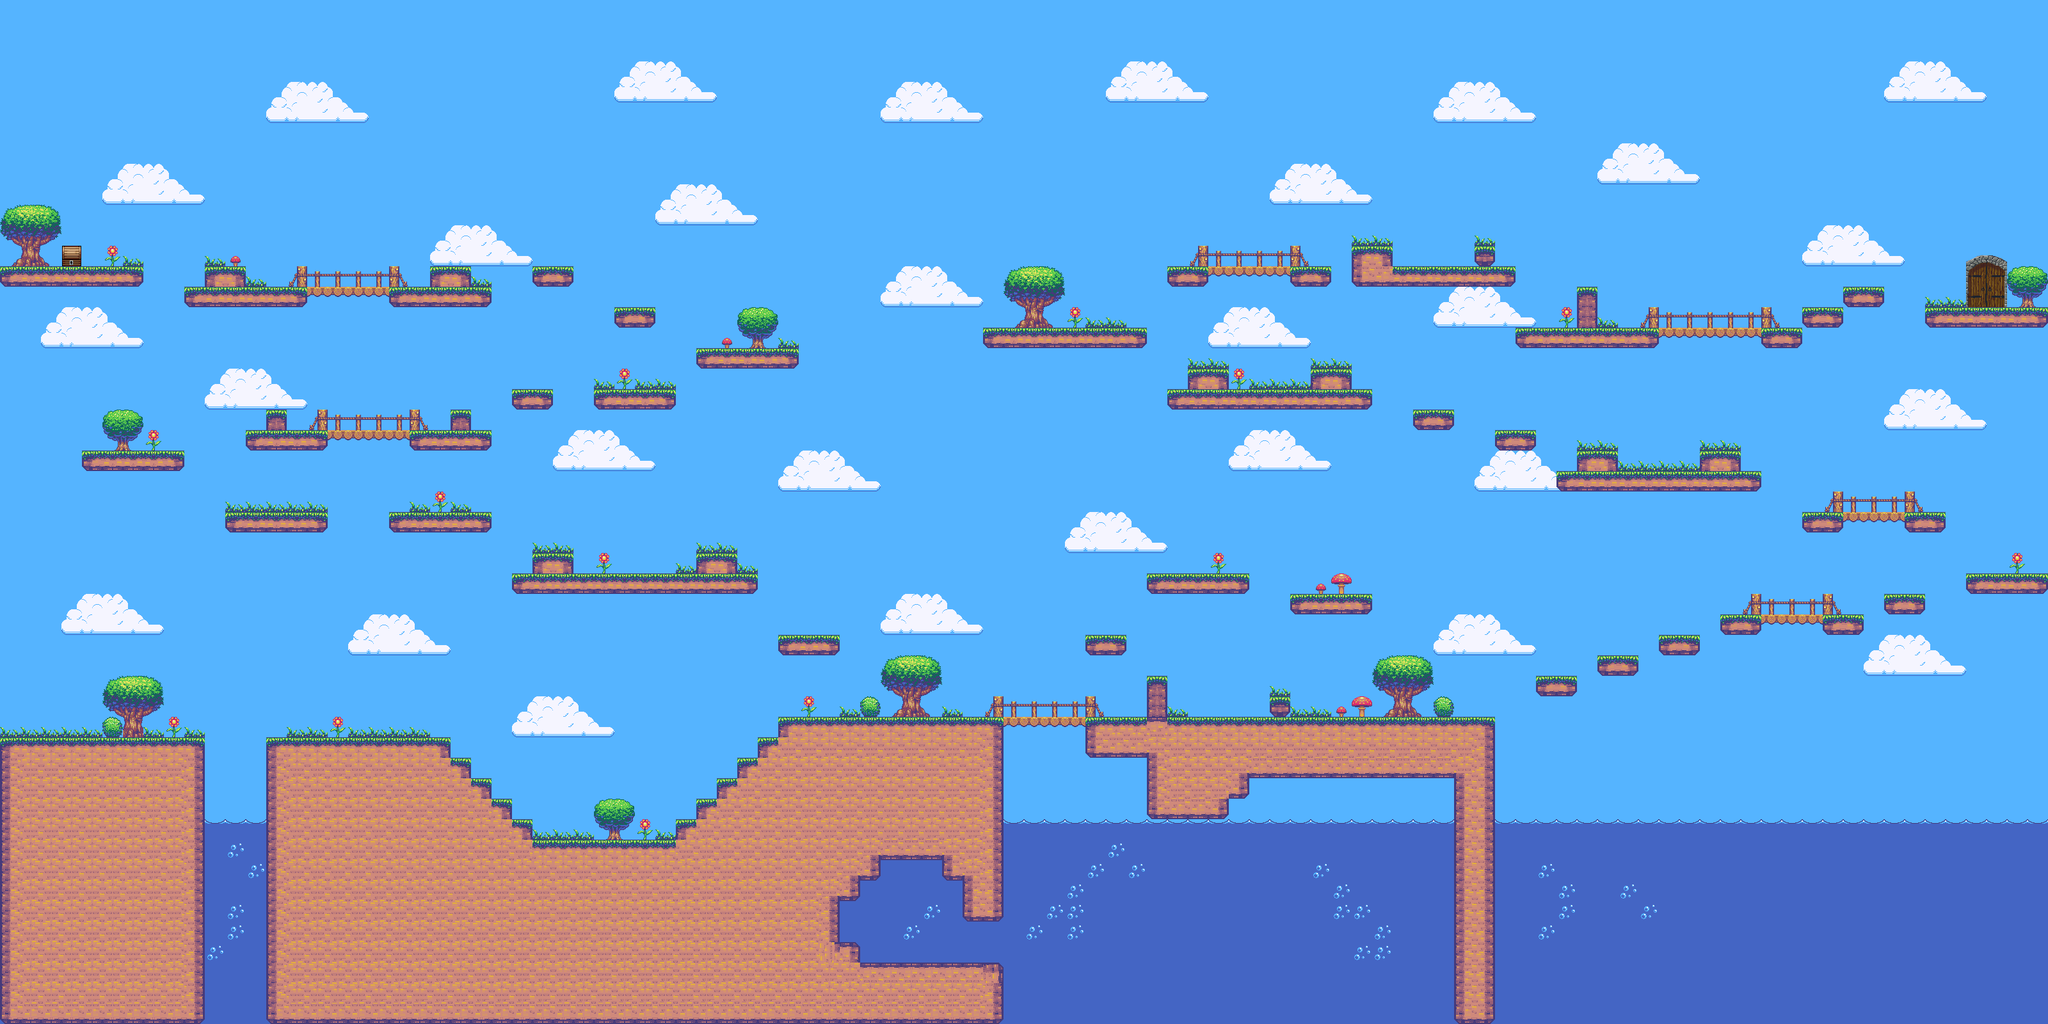

Below is a game level as drawn by its tile map, then a one-line description and the .tmx that defines it (tile-layer data replaced by summaries):
An orthogonal 100x50 tile map with 32x32 px tiles, 3 tile layers (bakgrunn, dekor, statisk), 3 tilesets and 101 objects (chest, skeleton).

<map version="1.9" tiledversion="1.9.2" orientation="orthogonal" renderorder="right-down" width="100" height="50" tilewidth="32" tileheight="32" infinite="0" nextlayerid="13" nextobjectid="157">
 <tileset firstgid="1" source="TileKit.tsx" />
 <tileset firstgid="229" source="castledoors.tsx" />
 <tileset firstgid="235" source="chest.tsx" />
 <layer id="1" name="bakgrunn" width="100" height="50">
  <data>[5000 cells, 5000 non-empty, 4 distinct tile ids]</data>
 </layer>
 <layer id="3" name="dekor" width="100" height="50">
  <data>[5000 cells, 447 non-empty, 35 distinct tile ids]</data>
 </layer>
 <objectgroup id="11" name="chest">
  <object id="152" name="chest" x="96" y="384">
   <polygon points="0,0 32,0 32,32 0,32" />
  </object>
 </objectgroup>
 <objectgroup id="6" name="player">
  <object id="137" x="99.5" y="1123" width="23.625" height="25.625" />
 </objectgroup>
 <layer id="2" name="statisk" width="100" height="50">
  <data>[5000 cells, 920 non-empty, 25 distinct tile ids]</data>
 </layer>
 <objectgroup id="12" name="deathzone">
  <object id="155" x="2336" y="1472">
   <polygon points="0,0 864,0 864,32 0,32" />
  </object>
  <object id="156" x="320" y="1478.67">
   <polygon points="0,-6.66667 0,25.3333 96,25.3333 96,-6.66667" />
  </object>
 </objectgroup>
 <objectgroup id="8" name="static">
  <object id="67" x="0" y="1152">
   <polygon points="0,0 320,0 320,448 0,448" />
  </object>
  <object id="68" x="416" y="1152">
   <polygon points="0,0 288,0 288,448 0,448" />
  </object>
  <object id="69" x="704" y="1184">
   <polygon points="0,0 32,0 32,416 0,416" />
  </object>
  <object id="70" x="736" y="1216">
   <polygon points="0,0 32,0 32,384 0,384 0,0" />
  </object>
  <object id="71" x="768" y="1248">
   <polygon points="0,0 32,0 32,352 0,352" />
  </object>
  <object id="72" x="800" y="1280">
   <polygon points="0,0 32,0 32,320 0,320" />
  </object>
  <object id="73" x="832" y="1312">
   <polygon points="0,0 224,0 224,288 0,288" />
  </object>
  <object id="74" x="1056" y="1280">
   <polygon points="0,0 0,320 32,320 32,0" />
  </object>
  <object id="75" x="1088" y="1248">
   <polygon points="0,0 0,352 32,352 32,0" />
  </object>
  <object id="76" x="1120" y="1216">
   <polygon points="0,0 0,384 32,384 32,0" />
  </object>
  <object id="77" x="1152" y="1184">
   <polygon points="0,0 0,416 32,416 32,0" />
  </object>
  <object id="78" x="1184" y="1152">
   <polygon points="0,0 0,448 32,448 32,0" />
  </object>
  <object id="79" x="1216" y="1120">
   <polygon points="0,0 1120,0 1120,480 0,480" />
  </object>
  <object id="80" x="1792" y="1056">
   <polygon points="0,0 0,64 32,64 32,0" />
  </object>
  <object id="81" x="1984" y="1088">
   <polygon points="0,0 0,32 32,32 32,0" />
  </object>
  <object id="82" x="1216" y="992">
   <polygon points="0,0 0,32 96,32 96,0" />
  </object>
  <object id="83" x="1184" y="928">
   <polygon points="0,0 -384,0 -384,-32 0,-32" />
  </object>
  <object id="84" x="837" y="893">
   <polygon points="-5,3 -5,-29 59,-29 59,3" />
  </object>
  <object id="85" x="1088" y="896">
   <polygon points="0,0 0,-32 64,-32 64,0" />
  </object>
  <object id="86" x="512" y="768">
   <polygon points="0,64 0,32 -160,32 -160,64" />
  </object>
  <object id="87" x="288" y="704">
   <polygon points="0,0 0,32 -160,32 -160,0" />
  </object>
  <object id="88" x="384" y="672">
   <polygon points="0,0 384,0 384,32 0,32" />
  </object>
  <object id="89" x="416" y="640">
   <polygon points="0,0 0,32 32,32 32,0" />
  </object>
  <object id="90" x="704" y="640">
   <polygon points="0,0 0,32 32,32 32,0" />
  </object>
  <object id="91" x="800" y="608">
   <polygon points="0,0 0,32 64,32 64,0" />
  </object>
  <object id="92" x="608" y="800">
   <polygon points="0,0 0,32 160,32 160,0" />
  </object>
  <object id="93" x="928" y="608">
   <polygon points="0,0 0,32 128,32 128,0" />
  </object>
  <object id="94" x="1088" y="544">
   <polygon points="0,0 0,32 160,32 160,0" />
  </object>
  <object id="95" x="1024" y="480">
   <polygon points="0,0 0,32 -64,32 -64,0" />
  </object>
  <object id="96" x="896" y="416">
   <polygon points="0,0 0,32 -64,32 -64,0" />
  </object>
  <object id="97" x="767" y="451">
   <polygon points="0,0 1,29 -479,29 -479,-3" />
  </object>
  <object id="98" x="736" y="448">
   <polygon points="0,0 0,-32 -64,-32 -64,0" />
  </object>
  <object id="99" x="384" y="448">
   <polygon points="0,0 0,-32 -64,-32 -64,0" />
  </object>
  <object id="100" x="0" y="416">
   <polygon points="0,0 0,32 224,32 224,0" />
  </object>
  <object id="101" x="2400" y="1056">
   <polygon points="0,0 0,32 64,32 64,0" />
  </object>
  <object id="102" x="2496" y="1024">
   <polygon points="0,0 0,32 64,32 64,0" />
  </object>
  <object id="103" x="2592" y="992">
   <polygon points="0,0 0,32 64,32 64,0" />
  </object>
  <object id="104" x="2688" y="960">
   <polygon points="0,0 0,32 224,32 224,0" />
  </object>
  <object id="105" x="2944" y="928">
   <polygon points="0,0 0,32 64,32 64,0" />
  </object>
  <object id="106" x="3072" y="896">
   <polygon points="0,0 128,0 128,32 0,32" />
  </object>
  <object id="107" x="2816" y="800">
   <polygon points="0,0 0,32 224,32 224,0" />
  </object>
  <object id="108" x="2431" y="740">
   <polygon points="0,0 1,-4 1,28 321,28 321,-4" />
  </object>
  <object id="109" x="2464" y="736">
   <polygon points="0,0 0,-32 64,-32 64,0" />
  </object>
  <object id="110" x="2656" y="704">
   <polygon points="0,0 0,32 64,32 64,0" />
  </object>
  <object id="111" x="2336" y="672">
   <polygon points="0,0 64,0 64,32 0,32" />
  </object>
  <object id="112" x="2272" y="640">
   <polygon points="0,0 0,32 -64,32 -64,0" />
  </object>
  <object id="113" x="1824" y="608">
   <polygon points="0,0 0,32 320,32 320,0" />
  </object>
  <object id="114" x="1856" y="608">
   <polygon points="0,0 0,-32 64,-32 64,0" />
  </object>
  <object id="115" x="2048" y="576">
   <polygon points="0,0 0,32 64,32 64,0" />
  </object>
  <object id="116" x="1696" y="992">
   <polygon points="0,0 0,32 64,32 64,0" />
  </object>
  <object id="117" x="1792" y="896">
   <polygon points="0,0 0,32 160,32 160,0" />
  </object>
  <object id="118" x="2016" y="928">
   <polygon points="0,0 0,32 128,32 128,0" />
  </object>
  <object id="119" x="1536" y="512">
   <polygon points="0,0 0,32 256,32 256,0" />
  </object>
  <object id="120" x="1824" y="416">
   <polygon points="0,0 0,32 256,32 256,0" />
  </object>
  <object id="121" x="2112" y="384">
   <polygon points="0,0 0,64 64,64 64,0" />
  </object>
  <object id="122" x="2176" y="416">
   <polygon points="0,0 0,32 192,32 192,0" />
  </object>
  <object id="123" x="2304" y="384">
   <polygon points="0,0 0,32 32,32 32,0" />
  </object>
  <object id="124" x="2368" y="512">
   <polygon points="0,0 0,32 448,32 448,0" />
  </object>
  <object id="125" x="2464" y="512">
   <polygon points="0,0 0,-64 32,-64 32,0" />
  </object>
  <object id="126" x="2816" y="480">
   <polygon points="0,0 0,32 64,32 64,0" />
  </object>
  <object id="128" x="2880" y="448">
   <polygon points="0,0 0,32 64,32 64,0" />
  </object>
  <object id="131" x="3008" y="480">
   <polygon points="0,0 0,32 192,32 192,0" />
  </object>
  <object id="134" x="0" y="1600">
   <polygon points="0,0 3200,0 3200,32 0,32" />
  </object>
  <object id="135" x="3200" y="1600">
   <polygon points="0,0 0,-1632 32,-1632 32,0" />
  </object>
  <object id="138" x="0" y="1600">
   <polygon points="0,0 0,-1600 -32,-1600 -32,0" />
  </object>
  <object id="140" x="0" y="0">
   <polygon points="0,0 3200,0 3200,-32 0,-32" />
  </object>
 </objectgroup>
 <objectgroup id="9" name="friends">
  <!-- 1 objects omitted --></objectgroup>
 <objectgroup id="10" name="enemies">
  <!-- 9 objects omitted --></objectgroup>
 <objectgroup id="5" name="flora">
  <!-- 20 objects omitted --></objectgroup>
 <objectgroup id="7" name="door">
  <!-- 1 objects omitted --></objectgroup>
</map>
<!-- 31 of 101 objects omitted -->
